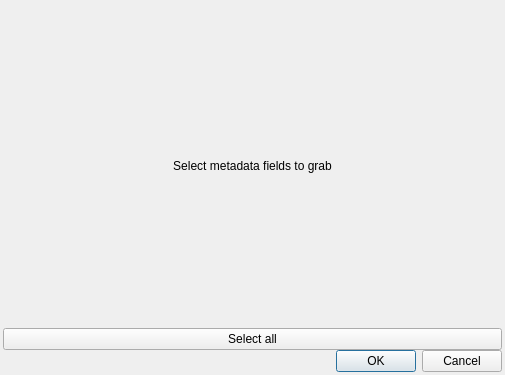
<?xml version="1.0" encoding="UTF-8"?>
<ui version="4.0">
 <class>Dynamic_selection_dialog</class>
 <widget class="QDialog" name="Dynamic_selection_dialog">
  <property name="geometry">
   <rect>
    <x>0</x>
    <y>0</y>
    <width>505</width>
    <height>375</height>
   </rect>
  </property>
  <property name="windowTitle">
   <string>Dialog</string>
  </property>
  <layout class="QVBoxLayout" name="verticalLayout">
   <property name="spacing">
    <number>0</number>
   </property>
   <property name="leftMargin">
    <number>3</number>
   </property>
   <property name="topMargin">
    <number>3</number>
   </property>
   <property name="rightMargin">
    <number>3</number>
   </property>
   <property name="bottomMargin">
    <number>3</number>
   </property>
   <item>
    <layout class="QVBoxLayout" name="checkbox_container">
     <item>
      <widget class="QLabel" name="label">
       <property name="sizePolicy">
        <sizepolicy hsizetype="Preferred" vsizetype="Preferred">
         <horstretch>0</horstretch>
         <verstretch>0</verstretch>
        </sizepolicy>
       </property>
       <property name="text">
        <string>Select metadata fields to grab</string>
       </property>
       <property name="alignment">
        <set>Qt::AlignCenter</set>
       </property>
       <property name="wordWrap">
        <bool>false</bool>
       </property>
      </widget>
     </item>
     <item>
      <widget class="QPushButton" name="select_all_button">
       <property name="text">
        <string>Select all</string>
       </property>
      </widget>
     </item>
    </layout>
   </item>
   <item>
    <layout class="QHBoxLayout" name="horizontalLayout_2">
     <property name="sizeConstraint">
      <enum>QLayout::SetDefaultConstraint</enum>
     </property>
     <item>
      <widget class="QDialogButtonBox" name="buttonBox">
       <property name="standardButtons">
        <set>QDialogButtonBox::Cancel|QDialogButtonBox::Ok</set>
       </property>
       <property name="centerButtons">
        <bool>false</bool>
       </property>
      </widget>
     </item>
    </layout>
   </item>
  </layout>
 </widget>
 <resources/>
 <connections/>
</ui>
